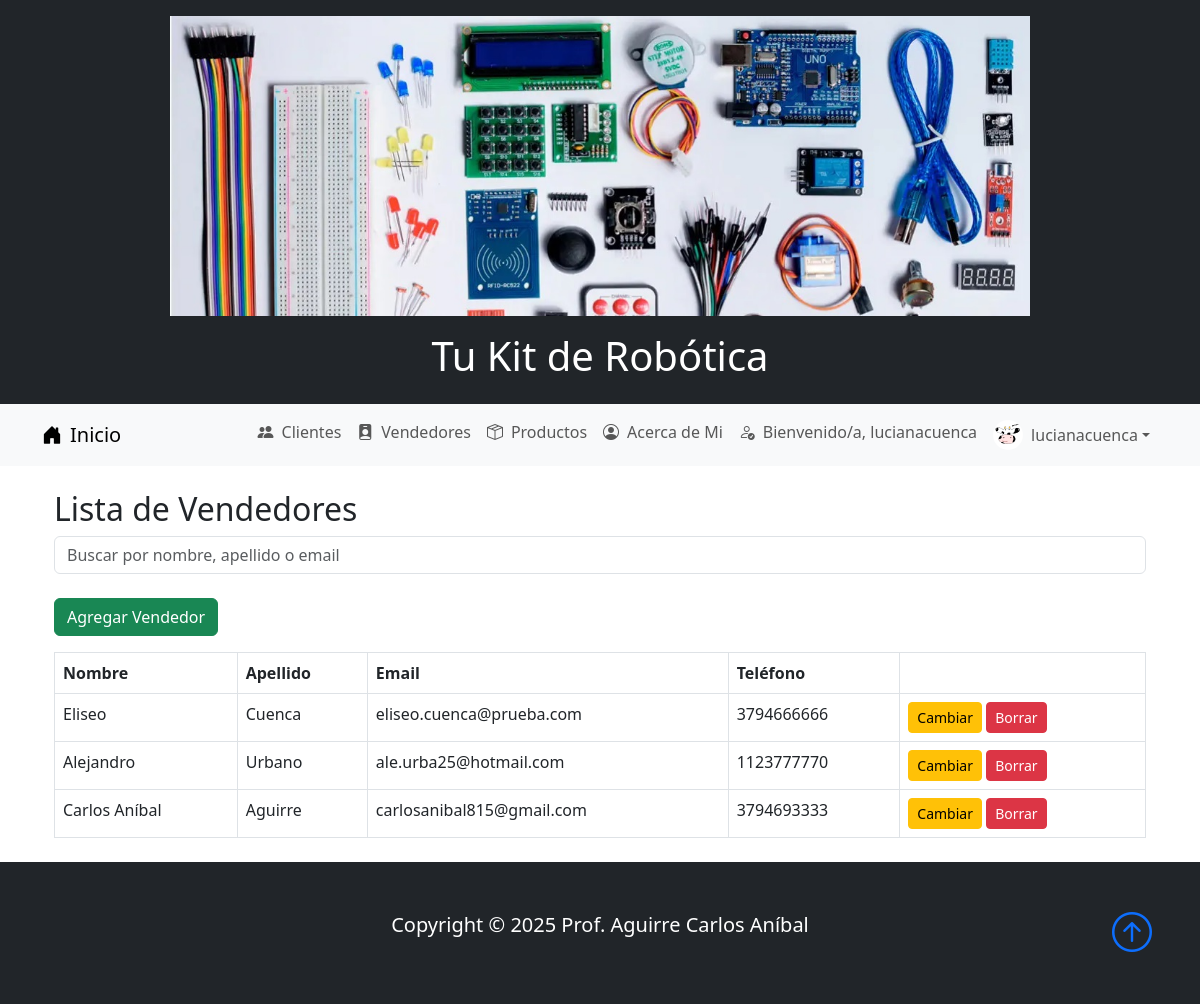
Screenshot of /myapp/vendedores/ (signed in) with the database file from the repository.
### accounts/models.py (models this page shows, shortened)
class Perfil(models.Model):
    user = models.OneToOneField(User, on_delete=models.CASCADE)
    avatar = models.ImageField(upload_to='avatars/', blank=True, null=True)
    cumpleaños = models.DateField(blank=True, null=True)

### myapp/models.py (models this page shows, shortened)
class Vendedores(models.Model):
    nombre = models.CharField(max_length=100)
    apellido = models.CharField(max_length=100)
    email = models.EmailField()
    telefono = models.IntegerField()

### myapp/views.py (the view)
# urls.py: path('vendedores/', views.lista_vendedores, name='vendedores'),
@login_required(login_url='login')
def lista_vendedores(request):
    query = request.GET.get('q')
    if query:
        vendedores = Vendedores.objects.filter(nombre__icontains=query) | Vendedores.objects.filter(apellido__icontains=query)| Vendedores.objects.filter(email__icontains=query)
    else:
        vendedores = Vendedores.objects.all()
    return render(request, 'myapp/vendedores.html', {'vendedores': vendedores})

### myapp/templates/myapp/vendedores.html (shortened to what this page needs)
{% extends 'myapp/base.html' %}
{% block contenido %}
<div class="container mt-4">
    <h2>Lista de Vendedores</h2>
    <form method="get" class="mb-4">
        <input type="text" name="q" class="form-control" placeholder="Buscar por nombre, apellido o email">
    </form>
    <a href="{% url 'agregar_vendedor' %}" class="btn btn-success mb-3">Agregar Vendedor</a>
    <table class="table table-bordered">
        <thead>
            <tr>
                <th>Nombre</th>
                <th>Apellido</th>
                <th>Email</th>
                <th>Teléfono</th>
                <th></th>
            </tr>
        </thead>
        <tbody>
            {% for vendedor in vendedores %}
            <tr>
                <td>{{ vendedor.nombre }}</td>
                <td>{{ vendedor.apellido }}</td>
                <td>{{ vendedor.email }}</td>
                <td>{{ vendedor.telefono }}</td>
                <td>
                    <a href="{% url 'verificar_clave_vendedor' vendedor.pk 'editar' %}" class="btn btn-sm btn-warning">Cambiar</a>
                    <a href="{% url 'verificar_clave_vendedor' vendedor.pk 'eliminar' %}" class="btn btn-sm btn-danger">Borrar</a>
                </td>
            </tr>
            {% empty %}
            <tr>
                <td colspan="5">No hay vendedores registrados.</td>
            </tr>
            {% endfor %}
        </tbody>
    </table>
</div>
{% endblock %}

### myapp/templates/myapp/base.html (shortened to what this page needs)
{% load static %}
<!DOCTYPE html>
<html lang="es">
<head>
    <link href="https://cdn.jsdelivr.net/npm/bootstrap@5.3.0/dist/css/bootstrap.min.css" rel="stylesheet">
    <link rel="stylesheet" href="https://cdn.jsdelivr.net/npm/bootstrap-icons@1.10.5/font/bootstrap-icons.css">
</head>
<body>
    <header class="bg-dark text-white text-center p-3">
        <img src="{% static 'portada robotica 3.jpg' %}" class="img-fluid" style="max-height: 300px;" alt="Portada de robótica">
        <h1 class="mt-3">Tu Kit de Robótica</h1>
    </header>
    <nav class="navbar navbar-expand-lg navbar-light bg-light">
        <div class="container">
            <a class="navbar-brand d-flex align-items-center" href="{% url 'index' %}">
                <i class="bi bi-house-door-fill me-2"></i> Inicio
            </a>
            <div class="collapse navbar-collapse" id="navbarNav">
                <ul class="navbar-nav ms-auto">
                    <li class="nav-item">
                        <a class="nav-link d-flex align-items-center" href="{% url 'clientes' %}">
                            <i class="bi bi-people-fill me-2"></i> Clientes
                        </a>
                    </li>
                    <li class="nav-item">
                        <a class="nav-link d-flex align-items-center" href="{% url 'vendedores' %}">
                            <i class="bi bi-person-badge-fill me-2"></i> Vendedores
                        </a>
                    </li>
                    <li class="nav-item">
                        <a class="nav-link d-flex align-items-center" href="{% url 'productos' %}">
                            <i class="bi bi-box-seam me-2"></i> Productos
                        </a>
                    </li>
                    <li class="nav-item">
                        <a class="nav-link d-flex align-items-center" href="{% url 'acerca_de_mi' %}">
                            <i class="bi bi-person-circle me-2"></i> Acerca de Mi
                        </a>
                    </li>
                        {% if user.is_authenticated %}
                            <li class="nav-item">
                                <a class="nav-link d-flex align-items-center">
                                    <i class="bi bi-person-check me-2"></i> Bienvenido/a, {{ user.username }}
                                </a>
                            </li>
                            <a class="nav-link dropdown-toggle d-flex align-items-center" href="#" role="button" data-bs-toggle="dropdown">
                                {% if user.perfil.avatar %}
                                    <img src="{{ user.perfil.avatar.url }}" alt="Avatar" class="rounded-circle me-2" width="30" height="30">
                                {% else %}
                                    <i class="bi bi-person-circle me-2"></i>
                                {% endif %}
                                {{ user.username }}
                            </a>
                        {% endif %}
                </ul>
            </div>
        </div>
    </nav>
    <div class="container my-4">
        {% block contenido %}
        {% endblock %}
    </div>
    <footer class="p-5 bg-dark text-white text-center position-relative">
        <div class="container">
            <p class="lead text-white">Copyright &copy; 2025 Prof. Aguirre Carlos Aníbal</p>
            <a href="" class="position-absolute bottom-0 end-0 p-5">
                <i class="bi bi-arrow-up-circle h1"></i>
            </a>
        </div>
    </footer>
</body>
</html>

### rows the page displays
Vendedores: nombre "Eliseo", apellido "Cuenca", email "eliseo.cuenca@prueba.com", telefono "3794666666"
Vendedores: nombre "Alejandro", apellido "Urbano", email "ale.urba25@hotmail.com", telefono "1123777770"
Vendedores: nombre "Carlos Aníbal", apellido "Aguirre", email "carlosanibal815@gmail.com", telefono "3794693333"

### other values shown
{{ user.username }} "lucianacuenca"
